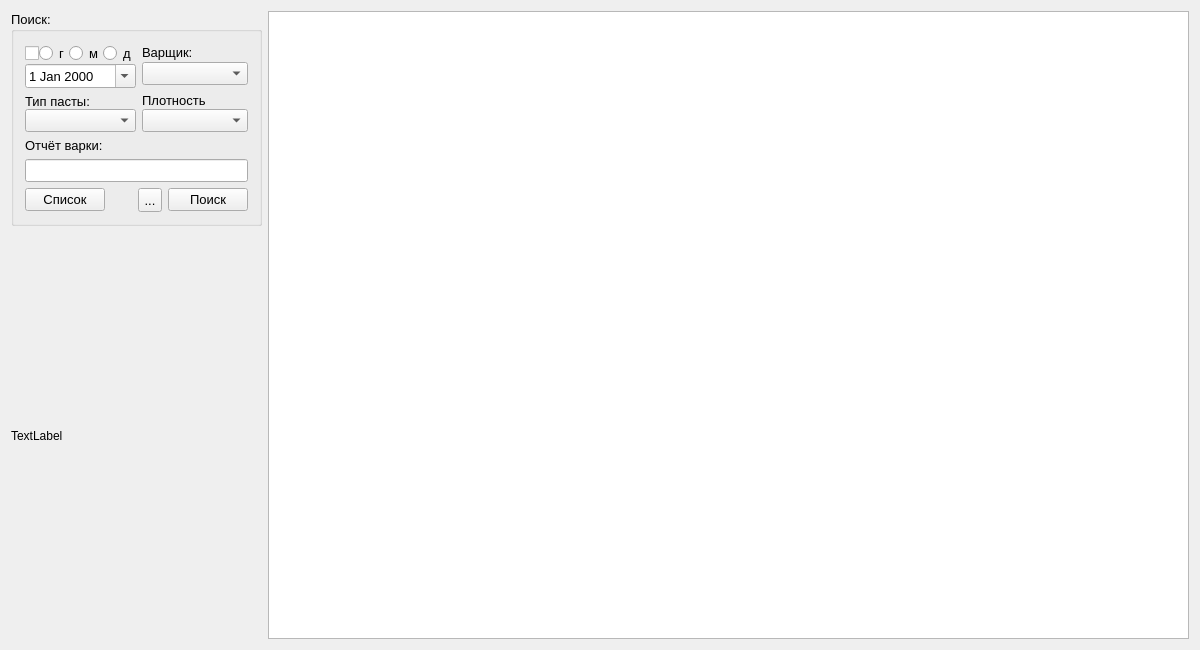
<?xml version="1.0" encoding="UTF-8"?>
<ui version="4.0">
 <class>MainWindow</class>
 <widget class="QMainWindow" name="MainWindow">
  <property name="geometry">
   <rect>
    <x>0</x>
    <y>0</y>
    <width>1200</width>
    <height>650</height>
   </rect>
  </property>
  <property name="windowTitle">
   <string>MainWindow</string>
  </property>
  <widget class="QWidget" name="centralWidget">
   <layout class="QHBoxLayout" name="horizontalLayout_2">
    <item>
     <layout class="QVBoxLayout" name="verticalLayout_2">
      <item>
       <widget class="QGroupBox" name="groupBox">
        <property name="maximumSize">
         <size>
          <width>251</width>
          <height>16777215</height>
         </size>
        </property>
        <property name="font">
         <font>
          <pointsize>10</pointsize>
         </font>
        </property>
        <property name="title">
         <string>Поиск:</string>
        </property>
        <layout class="QVBoxLayout" name="verticalLayout">
         <item>
          <layout class="QHBoxLayout" name="horizontalLayout_6">
           <property name="spacing">
            <number>6</number>
           </property>
           <item>
            <layout class="QVBoxLayout" name="verticalLayout_12">
             <item>
              <layout class="QVBoxLayout" name="verticalLayout_8">
               <property name="spacing">
                <number>0</number>
               </property>
               <item>
                <layout class="QHBoxLayout" name="horizontalLayout_4">
                 <property name="spacing">
                  <number>0</number>
                 </property>
                 <item>
                  <widget class="QCheckBox" name="cbDate">
                   <property name="text">
                    <string extracomment="Поиск по дате"/>
                   </property>
                  </widget>
                 </item>
                 <item>
                  <widget class="QRadioButton" name="rYear_m">
                   <property name="font">
                    <font>
                     <pointsize>10</pointsize>
                    </font>
                   </property>
                   <property name="text">
                    <string>г</string>
                   </property>
                  </widget>
                 </item>
                 <item>
                  <widget class="QRadioButton" name="rMonth_m">
                   <property name="font">
                    <font>
                     <pointsize>10</pointsize>
                    </font>
                   </property>
                   <property name="text">
                    <string>м</string>
                   </property>
                  </widget>
                 </item>
                 <item>
                  <widget class="QRadioButton" name="rDay_m">
                   <property name="font">
                    <font>
                     <pointsize>10</pointsize>
                    </font>
                   </property>
                   <property name="text">
                    <string>д</string>
                   </property>
                  </widget>
                 </item>
                </layout>
               </item>
               <item>
                <widget class="QDateEdit" name="dateEdit_m">
                 <property name="calendarPopup">
                  <bool>true</bool>
                 </property>
                </widget>
               </item>
              </layout>
             </item>
             <item>
              <layout class="QVBoxLayout" name="verticalLayout_10">
               <property name="spacing">
                <number>0</number>
               </property>
               <item>
                <widget class="QLabel" name="label_7">
                 <property name="text">
                  <string>Тип пасты:</string>
                 </property>
                </widget>
               </item>
               <item>
                <widget class="QComboBox" name="cbxType_m"/>
               </item>
              </layout>
             </item>
            </layout>
           </item>
           <item>
            <layout class="QVBoxLayout" name="verticalLayout_13">
             <item>
              <layout class="QVBoxLayout" name="verticalLayout_9">
               <property name="spacing">
                <number>0</number>
               </property>
               <item>
                <widget class="QLabel" name="label_3">
                 <property name="text">
                  <string>Варщик: </string>
                 </property>
                </widget>
               </item>
               <item>
                <widget class="QComboBox" name="cbxPerson_m"/>
               </item>
              </layout>
             </item>
             <item>
              <layout class="QVBoxLayout" name="verticalLayout_11">
               <property name="spacing">
                <number>0</number>
               </property>
               <item>
                <widget class="QLabel" name="label_6">
                 <property name="text">
                  <string>Плотность</string>
                 </property>
                </widget>
               </item>
               <item>
                <widget class="QComboBox" name="cbxDensity_m"/>
               </item>
              </layout>
             </item>
            </layout>
           </item>
          </layout>
         </item>
         <item>
          <widget class="QLabel" name="label_8">
           <property name="text">
            <string>Отчёт варки:</string>
           </property>
          </widget>
         </item>
         <item>
          <widget class="QLineEdit" name="edtPattern_m"/>
         </item>
         <item>
          <layout class="QHBoxLayout" name="horizontalLayout">
           <item>
            <widget class="QPushButton" name="btnAll">
             <property name="font">
              <font>
               <pointsize>10</pointsize>
              </font>
             </property>
             <property name="text">
              <string>Список</string>
             </property>
             <property name="icon">
              <iconset>
               <normalon>:/images/arrows.png</normalon>
              </iconset>
             </property>
            </widget>
           </item>
           <item>
            <spacer name="horizontalSpacer_2">
             <property name="orientation">
              <enum>Qt::Horizontal</enum>
             </property>
             <property name="sizeHint" stdset="0">
              <size>
               <width>40</width>
               <height>20</height>
              </size>
             </property>
            </spacer>
           </item>
           <item>
            <widget class="QToolButton" name="btnClear">
             <property name="minimumSize">
              <size>
               <width>24</width>
               <height>24</height>
              </size>
             </property>
             <property name="text">
              <string>...</string>
             </property>
             <property name="icon">
              <iconset>
               <normalon>:/images/clear.png</normalon>
              </iconset>
             </property>
            </widget>
           </item>
           <item>
            <widget class="QPushButton" name="btnSearch">
             <property name="text">
              <string>Поиск</string>
             </property>
             <property name="icon">
              <iconset>
               <normalon>:/images/search_.png</normalon>
              </iconset>
             </property>
            </widget>
           </item>
          </layout>
         </item>
        </layout>
       </widget>
      </item>
      <item>
       <spacer name="verticalSpacer">
        <property name="orientation">
         <enum>Qt::Vertical</enum>
        </property>
        <property name="sizeHint" stdset="0">
         <size>
          <width>20</width>
          <height>40</height>
         </size>
        </property>
       </spacer>
      </item>
      <item>
       <widget class="QLabel" name="label_pix">
        <property name="text">
         <string>TextLabel</string>
        </property>
       </widget>
      </item>
      <item>
       <spacer name="verticalSpacer_2">
        <property name="orientation">
         <enum>Qt::Vertical</enum>
        </property>
        <property name="sizeHint" stdset="0">
         <size>
          <width>20</width>
          <height>40</height>
         </size>
        </property>
       </spacer>
      </item>
     </layout>
    </item>
    <item>
     <widget class="QTableView" name="tableView">
      <property name="font">
       <font>
        <pointsize>11</pointsize>
       </font>
      </property>
      <property name="frameShadow">
       <enum>QFrame::Plain</enum>
      </property>
     </widget>
    </item>
   </layout>
  </widget>
  <action name="actionClear">
   <property name="icon">
    <iconset resource="bin/images.qrc">
     <normaloff>:/images/clear.png</normaloff>:/images/clear.png</iconset>
   </property>
   <property name="text">
    <string>Очистка</string>
   </property>
  </action>
 </widget>
 <layoutdefault spacing="6" margin="11"/>
 <resources>
  <include location="bin/images.qrc"/>
 </resources>
 <connections/>
</ui>
